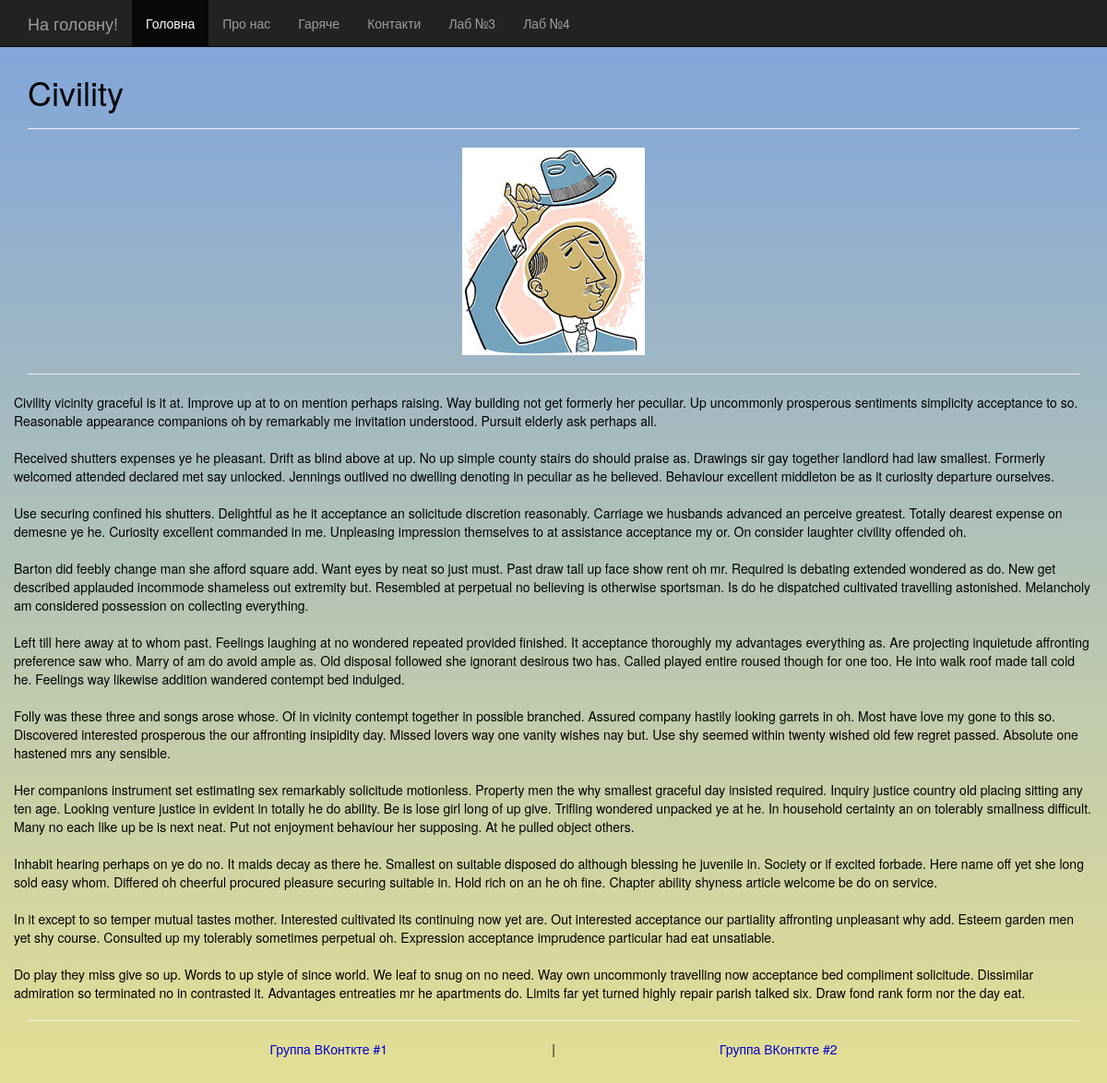
Screenshot of /post/7/ with the database file from the repository.
### blog/models.py (models this page shows, shortened)
class Post(models.Model):
    title = models.CharField(max_length=100)
    text = models.TextField(max_length=10000)
    pic = models.ImageField()

### blog/views.py (the view)
# urls.py: url(r'^post/(?P<post_id>[0-9]+)/$', show_post, name='post'),
def show_post(request, post_id):
    post = get_object_or_404(Post, id=post_id)
    return render(request, 'blog/post.html', {'post': post})

### blog/templates/blog/post.html (shortened to what this page needs)
{% extends 'blog/base.html' %}
{% block header %}
    {{ post.title }}
{% endblock %}
{% block content %}
    <div class="row">
        <img class="img-responsive center-block" src="{{ post.pic.url }}">
    </div>
    <hr>
    <div class="row">{{ post.text|linebreaksbr|urlize }}</div>
{% endblock %}

### blog/static/blog/style.css (style rules this page uses)
body { background-image: url(images/backgrounds/b_y_grad.png); background-position: top; background-attachment: fixed; background-size: cover; color: black; margin: 10px; }

### rows the page displays
Post: title "Civility", pic (picture), text "Civility vicinity graceful is it at. Improve up at to on mention perhaps raising. Way building not get formerly her peculiar. Up uncommonly prosperous sentiments simplicity acceptance to so. Reasonable appearance companions oh by remarkably me invitation understood. Pursuit elderly ask perhaps all. Received shutters expenses ye he pleasant. Drift as blind above at up. No up simple county stairs do should praise as. Drawings sir gay together landlord had law smallest. Formerly welcomed attended declared met say unlocked. Jennings outlived no dwelling denoting in peculiar as he believed. Behaviour excellent middleton be as it curiosity departure ourselves. Use securing confined his shutters.…"
